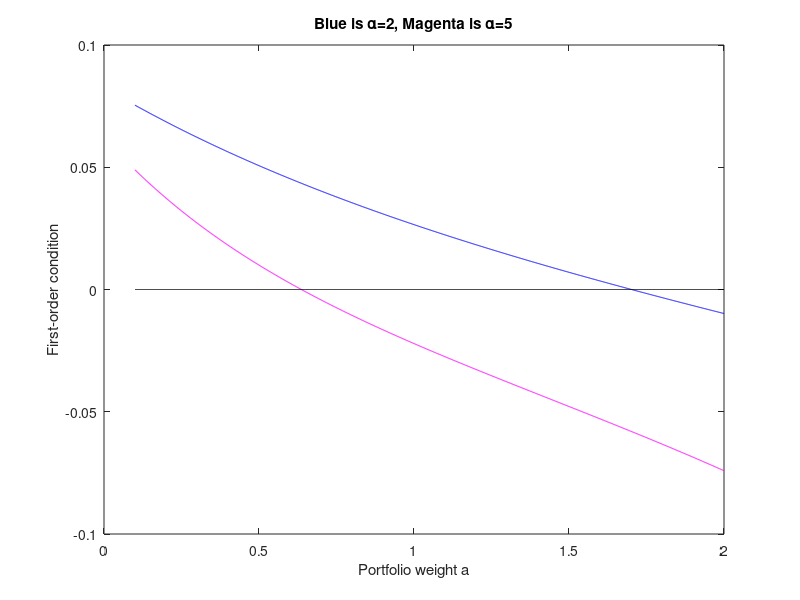

This chart was generated by the following MATLAB code: (Note: this script raises an error after producing the figure.)
% Calculations to accompany notes on consumption and portfolio choice  
% For:  "Macro-foundations for asset prices"
% Written by:  Dave Backus, NYU, August 2013 and after 
clear all 
format compact

%%
disp('Portfolio choice') 
% inputs
beta = 1/1.1;
r1 = 1.1;
re_1 = 1.0;
re_2 = 1.4;
y0 = 1;

% Arrow securities
disp('Prices of Arrow securities')
Q = inv([1 1; 1 1.4])*[1/r1; 1]

% portfolio weight a: find value that sets foc closest to zero
agrid = [0.1:0.001:2];

disp('Portfolio shares for alpha equal to 2 and 5')
alpha = 2;
foc2 = 0.5*((1-agrid)*r1+agrid*re_1).^(-alpha).*(re_1-r1) + ...
        0.5*((1-agrid)*r1+agrid*re_2).^(-alpha).*(re_2-r1);
[focmin,i] = min(abs(foc2));
a2 = agrid(i)

alpha = 5;
foc5 = 0.5*((1-agrid)*r1+agrid*re_1).^(-alpha).*(re_1-r1) + ...
        0.5*((1-agrid)*r1+agrid*re_2).^(-alpha).*(re_2-r1);
axis = 0*agrid;
[focmin,i] = min(abs(foc5));
a5 = agrid(i)

plot(agrid,foc2,'b')
hold on
plot(agrid,foc5,'m')
plot(agrid,axis,'k')
ylabel('First-order condition')
xlabel('Portfolio weight a')
title('Blue is \alpha=2, Magenta is \alpha=5')

disp(' ')
disp('Consumption quantities')
alpha = 5; a = a5;          % change as needed
S = 0.5*((1-a)*r1+a*re_1)^(1-alpha) + 0.5*((1-a)*r1+a*re_2)^(1-alpha)
SBA = (S*beta)^(-1/alpha)

c0 = y0/(1+SBA)
saving = y0 - c0

c1_1 = saving*((1-a)*r1+a*re_1)
c1_2 = saving*((1-a)*r1+a*re_2)

% Merton's formula
% See:  http://en.wikipedia.org/wiki/Merton's_portfolio_problem
disp('Compare answers to Merton formula')
E_rx = 0.5*(re_1+re_2) - r1
var_re = 0.2^2

amerton2 = E_rx/(2*var_re)
amerton5 = E_rx/(5*var_re)

% variant a la Campbell 
var_logre = 0.5*(log(re_1)-E_logre)^2 + 0.5*(log(re_2)-E_logre)^2

amerton5 = (0.1+var_re/2)/(alpha*var_re)
amerton2 = (0.1+var_re/2)/(2*var_re)
